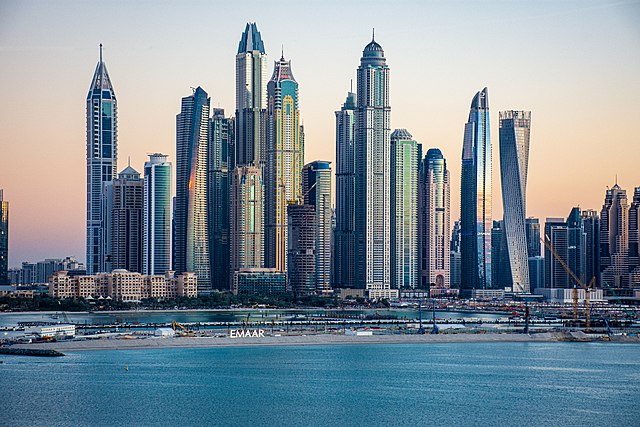
//> input picture esami/exam-20-12-2022/images/city.jpg, 640 x 427 px, given in place of , which was not available
$ ./vince images/city.jpg   (built with g++ and OpenCV 4)
//> lines starting //> are read from the running program, lines starting //| are printed output that depends on the picture; after the words box and inside, x2 and y2 are one past the last pixel; in counts of white or black regions, pixels touching at a corner belong together; pictures that were not available may be replaced by others from this repository, and a replacement may not be noted
// OpenCV
#include <opencv2/core/core.hpp>
#include <opencv2/highgui/highgui.hpp>
#include <opencv2/imgproc/imgproc.hpp>

// std:
#include <fstream>
#include <iostream>
#include <string>
#include <unistd.h>

struct ArgumentList
{
    std::string image_name; //!< image file name
    int wait_t;             //!< waiting time
    int tlow, thigh;
};

/* prototipi di funzioni */

bool ParseInputs(ArgumentList &args, int argc, char **argv);

// Canny

bool checkOdd(const cv::Mat &krnl);

void addZeroPadding(const cv::Mat &src, cv::Mat &padded, const int padH, const int padW);

void myfilter2D(const cv::Mat &src, const cv::Mat &krnl, cv::Mat &out, int stride);

void gaussianKrnl2D(float sigma, int r, cv::Mat &krnl);

void gaussianKrnl(float sigma, int r, cv::Mat &krnl);

void GaussianBlur(const cv::Mat &src, float sigma, int r, cv::Mat &out, int stride);

void sobel3x3(const cv::Mat &src, cv::Mat &magn, cv::Mat &orient);

template <class T>
float bilinear(const cv::Mat &src, float r, float c);

void findPeaks3x3(const cv::Mat &magn, const cv::Mat &orient, cv::Mat &out);

void findPeaksBilInterpInterp(const cv::Mat &magn, const cv::Mat &orient, cv::Mat &out);

void findOptTreshs(const cv::Mat &src, float &tlow, float &thigh);

void findAdjRecursive(cv::Mat &out, const int r, const int c);

void doubleThRecursive(const cv::Mat &magn, cv::Mat &out, float t1, float t2);

int doubleTh(const cv::Mat &magn, cv::Mat &out, float t1, float t2);

// Hough

void myPolarToCartesian(double rho, int theta, cv::Point &p1, cv::Point &p2, const int dist, const cv::Mat &img);

void myHoughTransfLines(const cv::Mat &image, cv::Mat &lines, const int minTheta, const int maxTheta, const int threshold);

/* funzione principale */

int main(int argc, char **argv)
{
    int frame_number = 0;
    char frame_name[256];
    bool exit_loop = false;
    int ksize = 3;
    int stride = 1;
    float sigma = 1.0f;
    int imreadflags = cv::IMREAD_COLOR;

    //////////////////////
    // parse argument list:
    //////////////////////
    ArgumentList args;
    if (!ParseInputs(args, argc, argv))
    {
        exit(0);
    }

    while (!exit_loop)
    {
        // generating file name
        //
        // multi frame case
        if (args.image_name.find('%') != std::string::npos)
            sprintf(frame_name, (const char *)(args.image_name.c_str()), frame_number);
        else // single frame case
            sprintf(frame_name, "%s", args.image_name.c_str());

        // opening file
        std::cout << "Opening " << frame_name << std::endl;

        cv::Mat image = cv::imread(frame_name, imreadflags);
//> image is the input picture: 427 rows x 640 cols, CV_8UC3; mean B, G, R 150.9, 140.7, 126.2
        if (image.empty())
        {
            std::cout << "Unable to open " << frame_name << std::endl;
            return 1;
        }

        //////////////////////////////////
        // CANNY-PROCESSING

        cv::Mat grey;
        cv::cvtColor(image, grey, cv::COLOR_BGR2GRAY);

        cv::namedWindow("image", cv::WINDOW_NORMAL);
        cv::imshow("image", image);

        cv::namedWindow("grey", cv::WINDOW_NORMAL);
        cv::imshow("grey", grey);

        cv::Mat smoothGrey;
        GaussianBlur(grey, 1, 1, smoothGrey, 1);

        cv::namedWindow("gaussian blur", cv::WINDOW_NORMAL);
        cv::imshow("gaussian blur", smoothGrey);

        cv::Mat magn, orient;
        sobel3x3(smoothGrey, magn, orient);

        cv::Mat magnDisplay;
        cv::convertScaleAbs(magn, magnDisplay);
        cv::namedWindow("sobel magnitude", cv::WINDOW_NORMAL);
        cv::imshow("sobel magnitude", magnDisplay);

        cv::Mat orientDisplay;
        orient.copyTo(orientDisplay);
        float *orp = (float *)orientDisplay.data;
        for (int i = 0; i < orientDisplay.cols * orientDisplay.rows; ++i)
            if (magnDisplay.data[i] < 50)
                orp[i] = 0;
        cv::convertScaleAbs(orientDisplay, orientDisplay, 255 / (2 * CV_PI));
        cv::Mat falseColorsMap;
        cv::applyColorMap(orientDisplay, falseColorsMap, cv::COLORMAP_JET);
        cv::namedWindow("sobel orientation", cv::WINDOW_NORMAL);
        cv::imshow("sobel orientation", falseColorsMap);

        cv::Mat outNms, OutNmsDisplay;
        // findPeaksBilInterpInterp(magn, orient, outNms);
        findPeaks3x3(magn, orient, outNms);

        outNms.convertTo(OutNmsDisplay, CV_8UC1);
        cv::namedWindow("non-maxima suppression", cv::WINDOW_NORMAL);
        cv::imshow("non-maxima suppression", OutNmsDisplay);

        float tlow, thigh;
        findOptTreshs(smoothGrey, tlow, thigh);

        // final step canny: vince

        cv::Mat outThr;
        doubleThRecursive(outNms, outThr, tlow, thigh);

        cv::namedWindow("vince canny", cv::WINDOW_NORMAL);
        cv::imshow("vince canny", outThr);

        // final step canny: prof

        cv::Mat canny;
        doubleTh(outNms, canny, tlow, thigh);

        cv::namedWindow("prof canny", cv::WINDOW_NORMAL);
        cv::imshow("prof canny", canny);

        // final step canny: opencv

        cv::Mat blurred1;
        cv::blur(grey, blurred1, cv::Size(3, 3));

        cv::Mat contours;
        cv::Canny(blurred1, contours, tlow, thigh, 3);

        cv::namedWindow("opencv canny", cv::WINDOW_NORMAL);
        cv::imshow("opencv canny", contours);

        //////////////////////////////////
        // HOUGH-PROCESSING

        int houthTh = thigh;

        cv::Mat lines, lines1, lines2;
        image.copyTo(lines);
        image.copyTo(lines1);
        image.copyTo(lines2);

        myHoughTransfLines(outThr, lines, 0, 180, houthTh);   // vince
        myHoughTransfLines(canny, lines1, 0, 180, houthTh);    // prof
        myHoughTransfLines(contours, lines2, 0, 180, houthTh); // opencv

        cv::namedWindow("lines vince", cv::WINDOW_NORMAL);
        cv::imshow("lines vince", lines);

        cv::namedWindow("lines prof", cv::WINDOW_NORMAL);
        cv::imshow("lines prof", lines1);

        cv::namedWindow("lines opencv", cv::WINDOW_NORMAL);
        cv::imshow("lines opencv", lines2);

        //////////////////////////////////*/

        // wait for key or timeout
        unsigned char key = cv::waitKey(args.wait_t);
        std::cout << "key " << int(key) << std::endl;

        // here you can implement some looping logic using key value:
        //  - pause
        //  - stop
        //  - step back
        //  - step forward
        //  - loop on the same frame

        switch (key)
        {
        case 'G':
            sigma *= 2;
            std::cout << "Sigma: " << sigma << std::endl;
            break;
        case 'g':
            sigma /= 2;
            std::cout << "Sigma: " << sigma << std::endl;
            break;
        case 's':
            if (stride != 1)
                --stride;
            std::cout << "Stride: " << stride << std::endl;
            break;
        case 'S':
            ++stride;
            std::cout << "Stride: " << stride << std::endl;
            break;
        case 'c':
            cv::destroyAllWindows();
            break;
        case 'p':
            std::cout << "Mat = " << std::endl
                      << image << std::endl;
            break;
        case 'k':
        {
            static int sindex = 0;
            int values[] = {3, 5, 7, 11, 13};
            ksize = values[++sindex % 5];
            std::cout << "Setting Kernel size to: " << ksize << std::endl;
        }
        break;
        case 'q':
            exit(0);
            break;
        }

        frame_number++;
    }

    return 0;
}

/* implementazione funzioni */

bool ParseInputs(ArgumentList &args, int argc, char **argv)
{
    int c;
    args.wait_t = 0;
    args.tlow = 50;
    args.thigh = 200;

    while ((c = getopt(argc, argv, "hi:t:L:H:")) != -1)
        switch (c)
        {
        case 'H':
            args.thigh = atoi(optarg);
            break;
        case 'L':
            args.tlow = atoi(optarg);
            break;
        case 't':
            args.wait_t = atoi(optarg);
            break;
        case 'i':
            args.image_name = optarg;
            break;
        case 'h':
        default:
            std::cout << "usage: " << argv[0] << " -i <image_name>" << std::endl;
            std::cout << "exit:  type q" << std::endl
                      << std::endl;
            std::cout << "Allowed options:" << std::endl
                      << "   -h                       produce help message" << std::endl
                      << "   -i arg                   image name. Use %0xd format for multiple images." << std::endl
                      << "   -H arg                   Canny high threshold                            " << std::endl
                      << "   -L arg                   Canny low  threshold                            " << std::endl
                      << "   -t arg                   wait before next frame (ms)                     " << std::endl
                      << std::endl;
            return false;
        }
    return true;
}

////////////////////////////////////
// Canny

bool checkOdd(const cv::Mat &krnl)
{
    if (krnl.rows % 2 == 0 || krnl.cols % 2 == 0)
        return false;
    else
        return true;
}

void addZeroPadding(const cv::Mat &src, cv::Mat &padded, const int padH, const int padW)
{
//> called with padH = 1, padW = 0
    padded = cv::Mat(src.rows + 2 * padH, src.cols + 2 * padW, CV_8UC1, cv::Scalar(0));

    for (int v = padH; v < padded.rows - padH; ++v)
    {
        for (int u = padW; u < padded.cols - padW; ++u)
        {
            padded.at<u_char>(v, u) = src.at<u_char>((v - padH), (u - padW));
        }
    }

    return;
}

void myfilter2D(const cv::Mat &src, const cv::Mat &krnl, cv::Mat &out, int stride = 1)
{
    if (!checkOdd(krnl))
    {
        std::cout << "Error: the kernel must be odd!" << std::endl;
        return;
    }

    int padH = (krnl.rows - 1) / 2;
    int padW = (krnl.cols - 1) / 2;

    cv::Mat padded;
    addZeroPadding(src, padded, padH, padW);

    out = cv::Mat((int)((src.rows + 2 * padH - krnl.rows) / stride + 1), (int)((src.cols + 2 * padW - krnl.cols) / stride + 1), CV_32SC1);

    float g_kl;
    float w_sum;

    for (int v = 0; v < out.rows; ++v)
    {
        for (int u = 0; u < out.cols; ++u)
        {
            w_sum = 0.0;

            for (int k = 0; k < krnl.rows; ++k)
            {
                for (int l = 0; l < krnl.cols; ++l)
                {
                    g_kl = krnl.at<float>(k, l);
                    w_sum += g_kl * (float)padded.at<u_char>((v * stride) + k, (u * stride) + l);
                }
            }

            out.at<int32_t>(v, u) = w_sum;
        }
    }
//> this loop made 427 passes
//> w_sum on passes 1 to 3: 122.2, 167.9, 166.3
//> after the loop, w_sum = 56.61; g_kl = 0.274

    return;
}

// [26 lines left out: function gaussianKrnl2D, not called in this run]

void gaussianKrnl(float sigma, int r, cv::Mat &krnl)
{
    krnl = cv::Mat(2 * r + 1, 1, CV_32FC1, cv::Scalar(0.0));

    float sum = 0.0;

    std::cout << std::endl;

    // calcolo kernel - formula 1D: (1/((sqrt(CV_PI * 2)*sig)) * exp(-x^2) / (2 * sig^2))))
    for (int x = -r; x <= r; ++x)
    {
        krnl.at<float>(x + r, 0) = (exp(-pow(x, 2) / (2 * pow(sigma, 2)))) / (sqrt(CV_PI * 2) * sigma);

        // calcolo della somma dei pesi
        sum += krnl.at<float>(x + r, 0);
    }

    // normalizzazione del kernel
    krnl /= sum;

    return;
}

void GaussianBlur(const cv::Mat &src, float sigma, int r, cv::Mat &out, int stride)
{
    // vertical gaussian filter creation
    cv::Mat gaussKrnl;
    gaussianKrnl(sigma, r, gaussKrnl);

    // horizontal gaussian filter creation
    cv::Mat gaussKrnlT;
    cv::transpose(gaussKrnl, gaussKrnlT);

    // custom convolution
    cv::Mat myfilter2DresultTmp;
    myfilter2D(src, gaussKrnl, myfilter2DresultTmp, stride);

    // conversion intermediate result form CV_32SC1 --> CV_8UC1
    cv::Mat conversionTmp;
    myfilter2DresultTmp.convertTo(conversionTmp, CV_8UC1);

    // custom convolution
    cv::Mat outTmp;
    myfilter2D(conversionTmp, gaussKrnlT, outTmp, stride);
//> the loop in myfilter2D (call 2), `for (int v = 0; v < out.rows; ++v)` made 427 passes
//> w_sum on passes 1 to 3: 88.84, 121.8, 120.8
    outTmp.convertTo(out, CV_8UC1);
//> out: 427 rows x 640 cols, CV_8UC1

    return;
}

void sobel3x3(const cv::Mat &src, cv::Mat &magn, cv::Mat &orient)
{
    float dataKx[9] = {-1, 0, 1, -2, 0, 2, -1, 0, 1};
    float dataKy[9] = {1, 2, 1, 0, 0, 0, -1, -2, -1};
    cv::Mat Kx(3, 3, CV_32F, dataKx);
    cv::Mat Ky(3, 3, CV_32F, dataKy);

    cv::Mat Ix;
    myfilter2D(src, Kx, Ix);
//> call 3 of addZeroPadding, with padH = 1, padW = 1
//> after the loop in addZeroPadding (call 3), `for (int v = padH; v < padded.rows - padH; ++v)`:
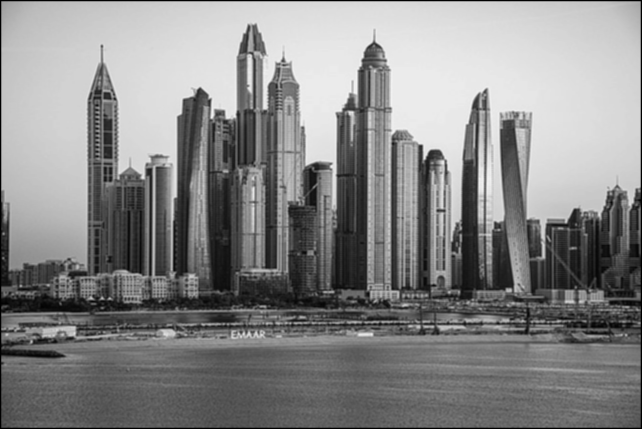
//> padded: 429 rows x 642 cols, CV_8UC1; min 0, max 244, mean 135.1

    cv::Mat Iy;
    myfilter2D(src, Ky, Iy);
//> call 4 of myfilter2D, with stride = 1
//> the loop in myfilter2D (call 4), `for (int v = 0; v < out.rows; ++v)` made 427 passes
//> w_sum on passes 1 to 3: -411, -108, 5
//> after the loop in myfilter2D (call 4), `for (int v = 0; v < out.rows; ++v)`:
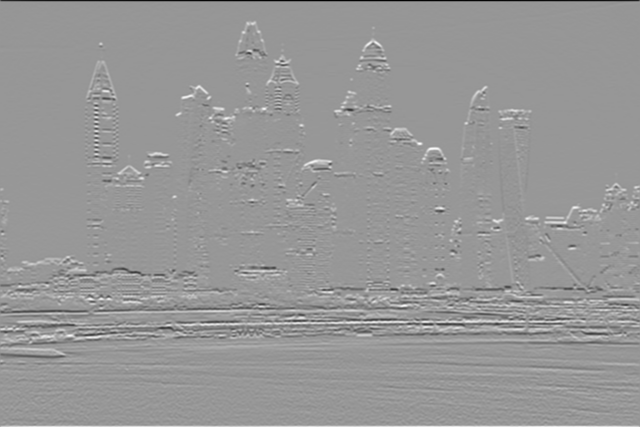
//> out: 427 rows x 640 cols, CV_32SC1; min -872, max 599, mean 0.7; drawn with min black and max white
//> after the loop in myfilter2D (call 4), `for (int v = 0; v < out.rows; ++v)`: w_sum = 196; g_kl = -1

    // compute magnitude
    Ix.convertTo(Ix, CV_32F);
    Iy.convertTo(Iy, CV_32F);
    cv::pow(Ix.mul(Ix) + Iy.mul(Iy), 0.5, magn);

    // compute orientation
    orient = cv::Mat(src.size(), CV_32FC1);
    for (int v = 0; v < Ix.rows; ++v)
        for (int u = 0; u < Ix.cols; ++u)
            orient.at<float>(v, u) = atan2f(Iy.at<float>(v, u), Ix.at<float>(v, u)) + 2 * CV_PI;
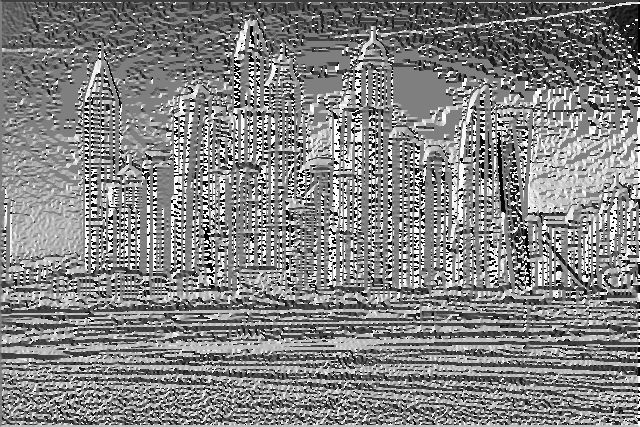
//> orient: 427 rows x 640 cols, CV_32FC1; min 3.14, max 9.42, mean 6.37; drawn with min black and max white
//> after the loop in main, `for (int i = 0; i < orientDisplay.cols * orientDisplay.rows; ++i)`:
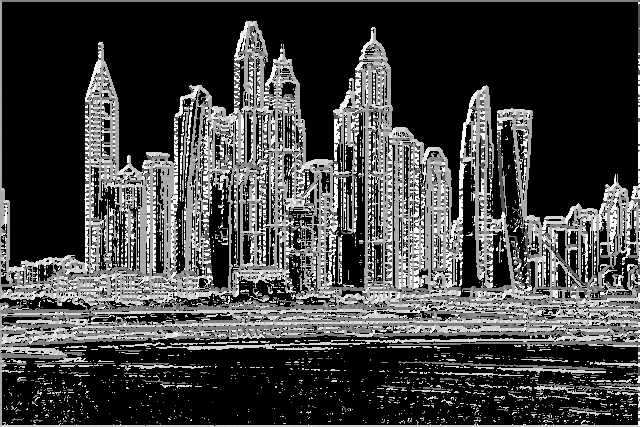
//> orientDisplay: 427 rows x 640 cols, CV_32FC1; min 0, max 9.42, mean 2.43; drawn with min black and max white

    return;
}

template <class T>
// [17 lines left out: function bilinear, not called in this run]

void findPeaks3x3(const cv::Mat &magn, const cv::Mat &orient, cv::Mat &out)
{
    // Non Maximum Suppression
    // (i-1, j-1) - (i-1, j) - (i-1, j+1)
    // (i, j-1)   - (i, j)   - (i, j+1)
    // (i+1, j-1) - (i+1, j) - (i+1, j+1)

    out = cv::Mat(magn.rows, magn.cols, magn.type(), cv::Scalar(0.0));

    float e1 = 255.0, e2 = 255.0, theta = 0.0;

    // convert orient from radiant to angles
    cv::Mat angles(orient.rows, orient.cols, orient.type(), cv::Scalar(0.0));
    orient.copyTo(angles);
    angles *= (180 / CV_PI);

    for (int v = 0; v < angles.rows; ++v)
    {
        for (int u = 0; u < angles.cols; ++u)
        {
            // so that there aren't negative angles
            // all angles in range 180 (CV_PI = 180° is the atan2 periodicity)
            while (angles.at<float>(v, u) < 0)
            {
                angles.at<float>(v, u) += 180;
            }

            // all angles in range 180 (CV_PI = 180° is the atan2 periodicity)
            while (angles.at<float>(v, u) > 180)
            {
                angles.at<float>(v, u) -= 180;
            }
        }
    }
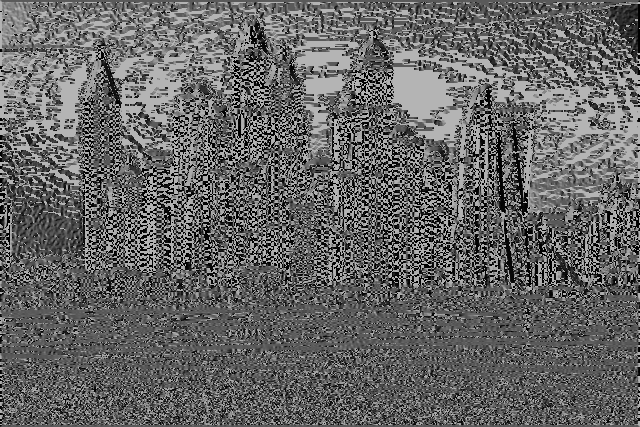
//> angles: 427 rows x 640 cols, CV_32FC1; min 0.0673, max 180, mean 101.3

    // pixel di bordo scegliete voi la politica (ignorati --> ranges: [1, r-2] e [1, c-2])
    for (int v = 1; v < angles.rows - 1; ++v)
    {
        for (int u = 1; u < angles.cols - 1; ++u)
        {
            theta = angles.at<float>(v, u);

            // angle 0
            if ((0 <= theta && theta < 22.5) || (157.5 <= theta && theta <= 180))
            {
                e1 = magn.at<float>(v, u + 1);
                e2 = magn.at<float>(v, u - 1);
            }
            // angle 45
            else if (22.5 <= theta && theta < 67.5)
            {
                // gradient oblique direction
                e1 = magn.at<float>(v + 1, u - 1);
                e2 = magn.at<float>(v - 1, u + 1);
            }
            // angle 90
            else if (67.5 <= theta && theta < 112.5)
            {
                // gradient vertical direction
                e1 = magn.at<float>(v + 1, u);
                e2 = magn.at<float>(v - 1, u);
            }
            // angle 135
            else if (112.5 <= theta && theta < 157.5)
            {
                // gradient oblique direction
                e1 = magn.at<float>(v - 1, u - 1);
                e2 = magn.at<float>(v + 1, u + 1);
            }

            // magn.at<float>(r, c) is a local maxima
            if (magn.at<float>(v, u) >= e1 && magn.at<float>(v, u) >= e2)
            {
                out.at<float>(v, u) = magn.at<float>(v, u);
            }
        }
    }
//> this loop made 425 passes
//> (theta, e1, e2) on passes 1 to 3: (41.73, 18.44, 584.1), (176.8, 669, 18.44), (179.7, 666, 11.4)
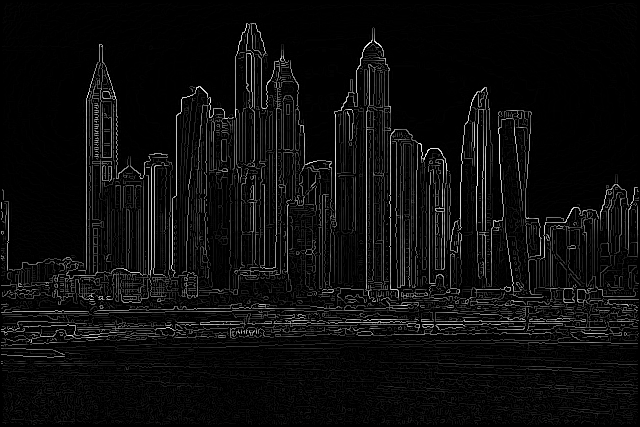
//> out: 427 rows x 640 cols, CV_32FC1; min 0, max 631.5, mean 31.6; drawn with min black and max white
//> after the loop, theta = 138; e1 = 7.62; e2 = 278.6

    return;
}

// [31 lines left out: function findPeaksBilInterpInterp, not called in this run]

void findOptTreshs(const cv::Mat &src, float &tlow, float &thigh)
{
    float sum = 0.0;
    int N = 0;
    float medianPix = 0.0;

    for (int v = 0; v < src.rows; ++v)
    {
        for (int u = 0; u < src.cols; ++u)
        {
            sum += (float)src.at<u_char>(v, u);
            ++N;
        }
    }
//> this loop made 427 passes
//> (sum, N) on passes 1 to 3: (94705, 640), (225010, 1280), (355179, 1920)

    medianPix = sum / N;

    // max(0, 0.7 * medianPix)
    if (0 > 0.7 * medianPix)
        tlow = 0;
    else
        tlow = 0.7 * medianPix;

    // min(255, 1.3 * medianPix)
    if (255 < 1.3 * medianPix)
        thigh = 255;
    else
        thigh = 1.3 * medianPix;

    std::cout << "\n(doubleTh) Optiaml tresholds: \ntlow: " << tlow << " - thigh: " << thigh << std::endl;
//| (doubleTh) Optiaml tresholds:
//| tlow: 95.3429 - thigh: 177.065

    return;
}

void findAdjRecursive(cv::Mat &out, const int r, const int c)
{
    // Adjacent pixel to pixel (i,j):
    // (i-1, j-1) - (i-1, j) - (i-1, j+1)
    // (i, j-1)   - (i, j)   - (i, j+1)
    // (i+1, j-1) - (i+1, j) - (i+1, j+1)

    for (int i = r - 1; i <= r + 1; ++i)
    {
        for (int j = c - 1; j <= c + 1; ++j)
        {
            // se il pixel ha una valore compreso tra T-low e T-High
            if (out.at<u_char>(i, j) != 0 && out.at<u_char>(i, j) != 255)
            {
                // diventa un pixel di bordo
                out.at<u_char>(i, j) = 255;
                // analisi ricorsiva dei suoi vicini in quanto pixel di bordo
                findAdjRecursive(out, i, j);
            }
        }
    }

    return;
}

void doubleThRecursive(const cv::Mat &magn, cv::Mat &out, float t1, float t2)
{
//> called with t1 = 95.34, t2 = 177.1
    out = cv::Mat(magn.rows, magn.cols, magn.type(), cv::Scalar(0.0));

    float tmpVal = 0.0;

    for (int v = 1; v < out.rows - 1; ++v)
    {
        for (int u = 1; u < out.cols - 1; ++u)
        {
            out.at<float>(v, u) = magn.at<float>(v, u);
        }
    }

    out.convertTo(out, CV_8UC1);

    // passata 1

    for (int v = 1; v < out.rows - 1; ++v)
    {
        for (int u = 1; u < out.cols - 1; ++u)
        {
            tmpVal = magn.at<float>(v, u);

            // Over T-high: keep edge
            if (tmpVal >= t2)
                out.at<u_char>(v, u) = 255;

            // Under T-low: remove edge
            else if (tmpVal < t1)
                out.at<u_char>(v, u) = 0;
        }
    }
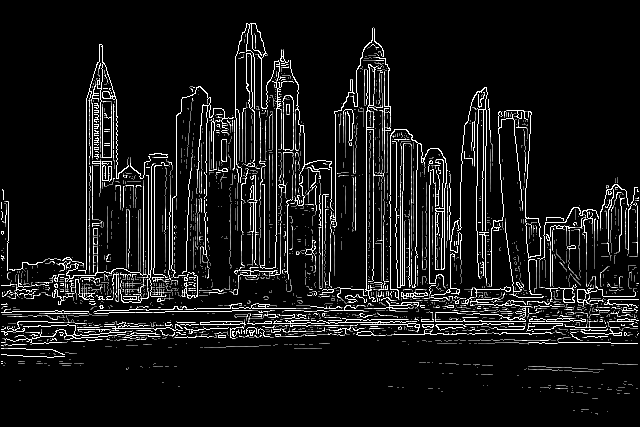
//> out: 427 rows x 640 cols, CV_8UC1; min 0, max 255, mean 22.9

    // passata 2

    for (int v = 1; v < out.rows - 1; ++v)
    {
        for (int u = 1; u < out.cols - 1; ++u)
        {
            // per ogni pixel di edge avvia la procedura di crescita dei suoi vicini (ricorsiva)
            if (out.at<u_char>(v, u) == 255)
                findAdjRecursive(out, v, u);
        }
    }
//> out: 427 rows x 640 cols, CV_8UC1; 2.93% of pixels changed, all inside (x1, y1, x2, y2) = (1, 27, 638, 389)
//> (the rest of the program and of its run is left out)
